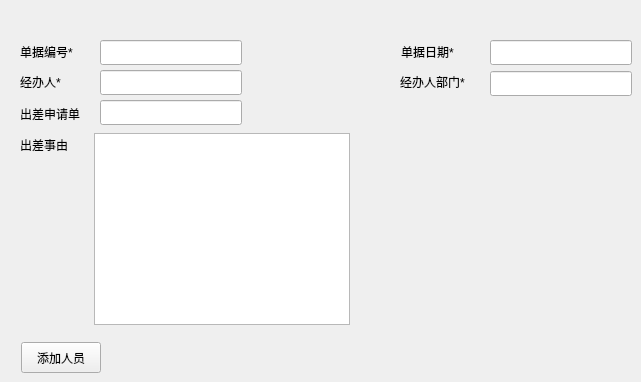
     <widget class="QWidget" name="baseInfo">
      <widget class="QLineEdit" name="duckDate">
       <property name="geometry">
        <rect>
         <x>490</x>
         <y>40</y>
         <width>142</width>
         <height>25</height>
        </rect>
       </property>
      </widget>
      <widget class="QLabel" name="costRnumLabel_2">
       <property name="geometry">
        <rect>
         <x>20</x>
         <y>40</y>
         <width>71</width>
         <height>23</height>
        </rect>
       </property>
       <property name="text">
        <string>单据编号*</string>
       </property>
      </widget>
      <widget class="QLineEdit" name="transactor">
       <property name="geometry">
        <rect>
         <x>100</x>
         <y>70</y>
         <width>142</width>
         <height>25</height>
        </rect>
       </property>
      </widget>
      <widget class="QLineEdit" name="docuNumber">
       <property name="geometry">
        <rect>
         <x>100</x>
         <y>40</y>
         <width>142</width>
         <height>25</height>
        </rect>
       </property>
      </widget>
      <widget class="QLabel" name="busiApplyLabel">
       <property name="geometry">
        <rect>
         <x>20</x>
         <y>102</y>
         <width>81</width>
         <height>23</height>
        </rect>
       </property>
       <property name="text">
        <string>出差申请单</string>
       </property>
      </widget>
      <widget class="QLabel" name="costHandpdLabel_2">
       <property name="geometry">
        <rect>
         <x>400</x>
         <y>70</y>
         <width>83</width>
         <height>23</height>
        </rect>
       </property>
       <property name="text">
        <string>经办人部门*</string>
       </property>
      </widget>
      <widget class="QLineEdit" name="tranDepartment">
       <property name="geometry">
        <rect>
         <x>490</x>
         <y>71</y>
         <width>142</width>
         <height>25</height>
        </rect>
       </property>
      </widget>
      <widget class="QLineEdit" name="requisition">
       <property name="geometry">
        <rect>
         <x>100</x>
         <y>100</y>
         <width>142</width>
         <height>25</height>
        </rect>
       </property>
      </widget>
      <widget class="QLabel" name="costConnameLabel_2">
       <property name="geometry">
        <rect>
         <x>401</x>
         <y>40</y>
         <width>68</width>
         <height>23</height>
        </rect>
       </property>
       <property name="text">
        <string>单据日期*</string>
       </property>
      </widget>
      <widget class="QLabel" name="costHandpLabel_2">
       <property name="geometry">
        <rect>
         <x>20</x>
         <y>70</y>
         <width>53</width>
         <height>23</height>
        </rect>
       </property>
       <property name="text">
        <string>经办人*</string>
       </property>
      </widget>
      <widget class="QTextEdit" name="busiReason">
       <property name="geometry">
        <rect>
         <x>94</x>
         <y>133</y>
         <width>256</width>
         <height>192</height>
        </rect>
       </property>
      </widget>
      <widget class="QLabel" name="busiReasonLabel">
       <property name="geometry">
        <rect>
         <x>20</x>
         <y>133</y>
         <width>61</width>
         <height>23</height>
        </rect>
       </property>
       <property name="text">
        <string>出差事由</string>
       </property>
      </widget>
      <widget class="QPushButton" name="addPersonnel">
       <property name="geometry">
        <rect>
         <x>21</x>
         <y>342</y>
         <width>80</width>
         <height>31</height>
        </rect>
       </property>
       <property name="text">
        <string>添加人员</string>
       </property>
      </widget>
     </widget>
